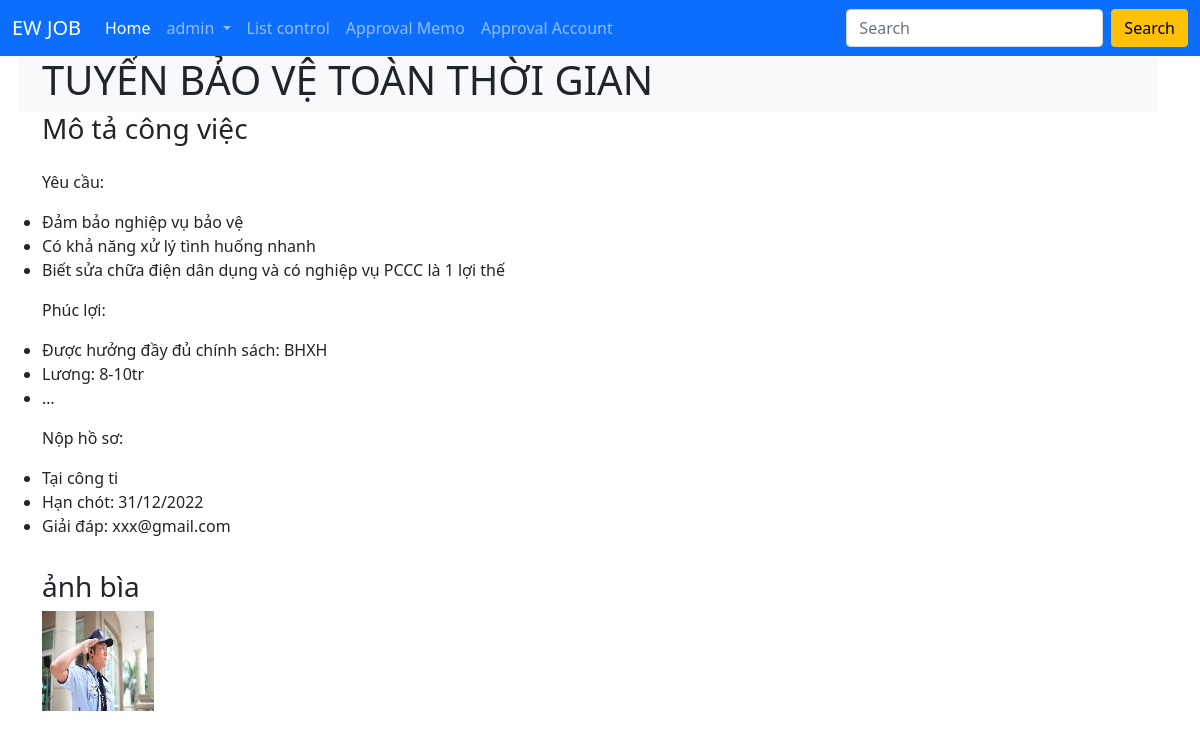
Page /src/admin/index.php?quanly=chitietbai&id=19 (signed in) on the committed database.
### tables this page shows
CREATE TABLE `vieclam` (
  `id` int(11) NOT NULL,
  `id_danhmuc` varchar(100) NOT NULL,
  `tenviec` varchar(100) NOT NULL,
  `mota` longtext NOT NULL,
  `username` varchar(100) NOT NULL,
  `anhbia` varchar(100) NOT NULL,
  `trangthai` int(11) NOT NULL,
  `ngaytao` timestamp NOT NULL DEFAULT current_timestamp() ON UPDATE current_timestamp()
);

### src/admin/modules/qlbai/chitietbai.php (the view, shortened to what this page needs)
<?php
    $stmt = $pdo->prepare(
        "SELECT * FROM vieclam WHERE id = :id"
    );
    $stmt->execute([
        'id'=>$_GET['id']
    ]);
    $row = $stmt->fetch();
?>
<div class="row">
    <div class="row bg-light">
        <h1 id="chitietbai"><?php echo $row['tenviec'] ?></h1>
    </div>
    <div class="row" id="chitietbai">
        <h3>Mô tả công việc</h3>
        <p><?php echo $row['mota'] ?></p>
    </div>
    <div class="mb-3">
        <h3>ảnh bìa</h3>
        <?php
            if($row['anhbia'] == ''){
                echo "Không có ảnh bìa!";
            }else{
        ?>
        <img src="../modules/ql_cv/uploads/<?php echo $row['anhbia'] ?>" alt="error" width="10%" height="100px">
        <?php
            }
        ?>
    </div>
</div>

### rows in the picture
vieclam: tenviec "TUYỂN BẢO VỆ TOÀN THỜI GIAN", mota "Yêu cầu: Đảm bảo nghiệp vụ bảo vệ Có khả năng xử lý tình huống nhanh Biết sửa chữa điện dân dụng và có nghiệp vụ PCCC là 1 lợi thế Phúc lợi: Được hưởng đầy đủ chính sách: BHXH Lương: 8-10tr … Nộp hồ sơ: Tại công ti Hạn chót: 31/12/2022 Giải đáp: xxx@gmail.com", anhbia (picture)

### other values in the picture
$_SESSION['admin'] "admin"
